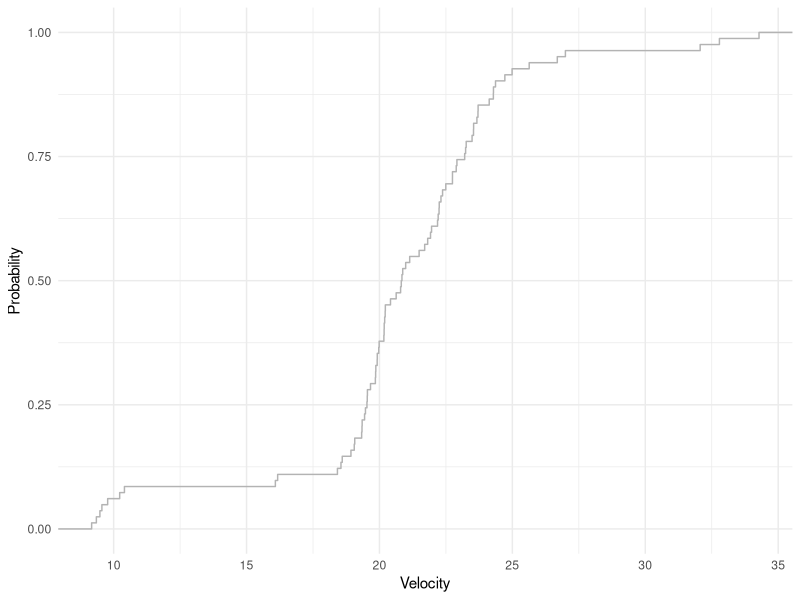
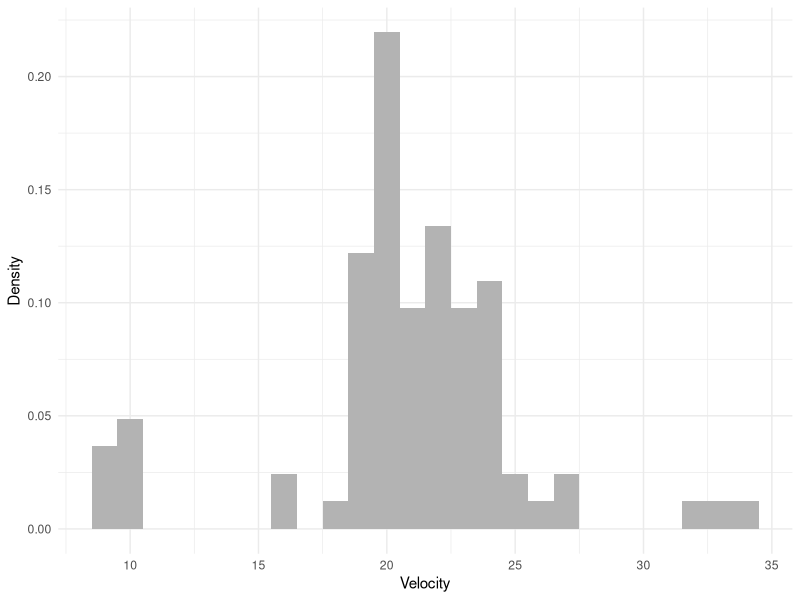
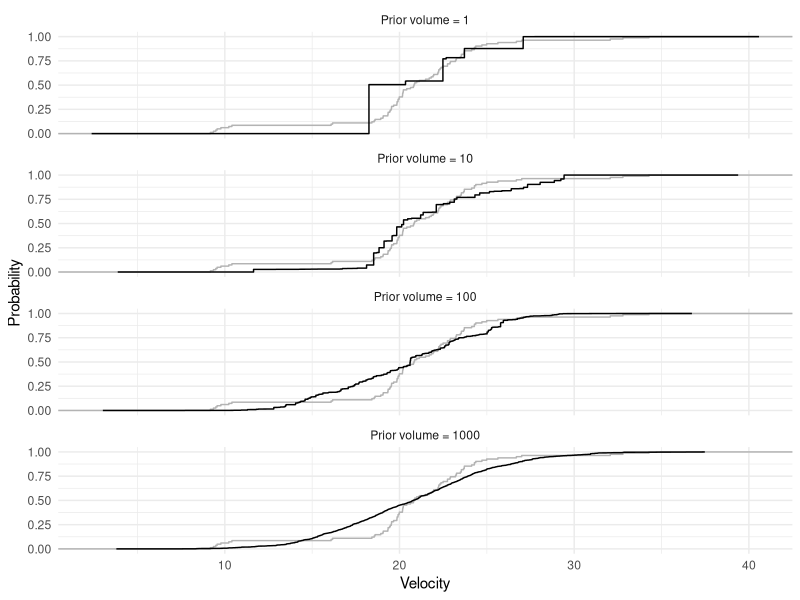
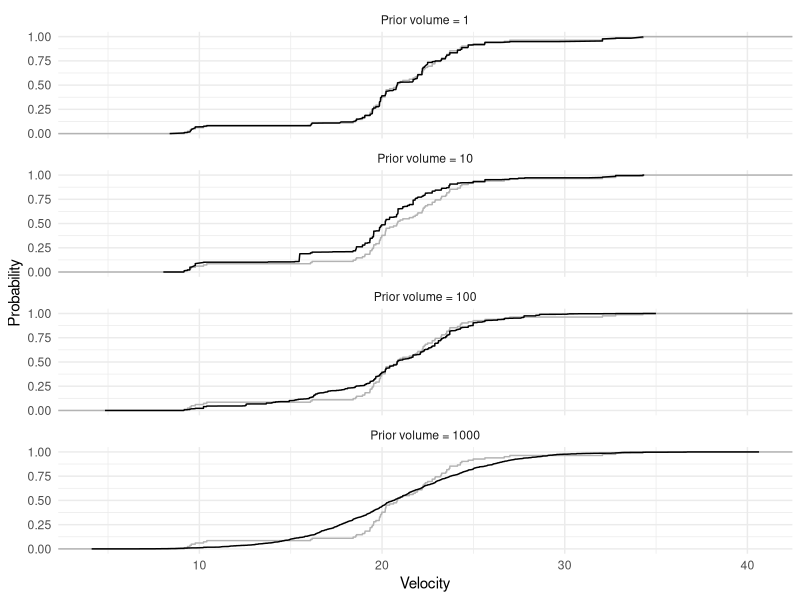
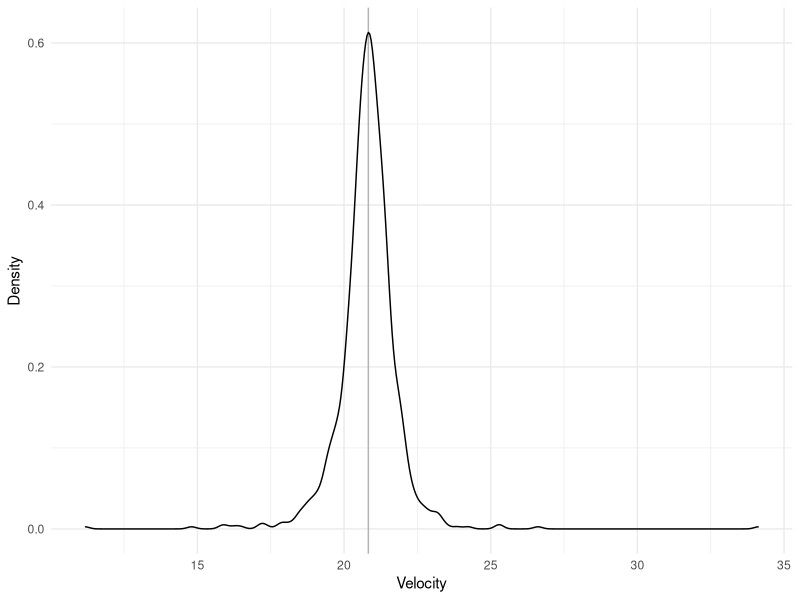
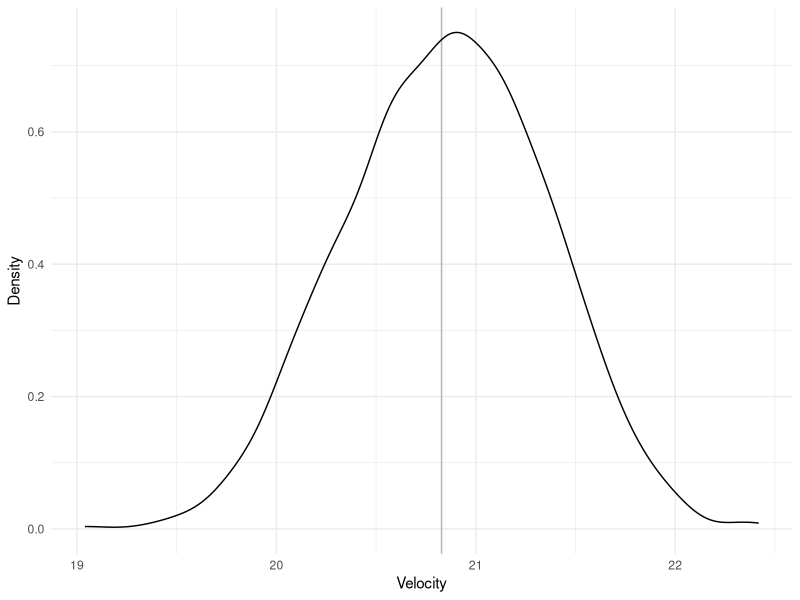
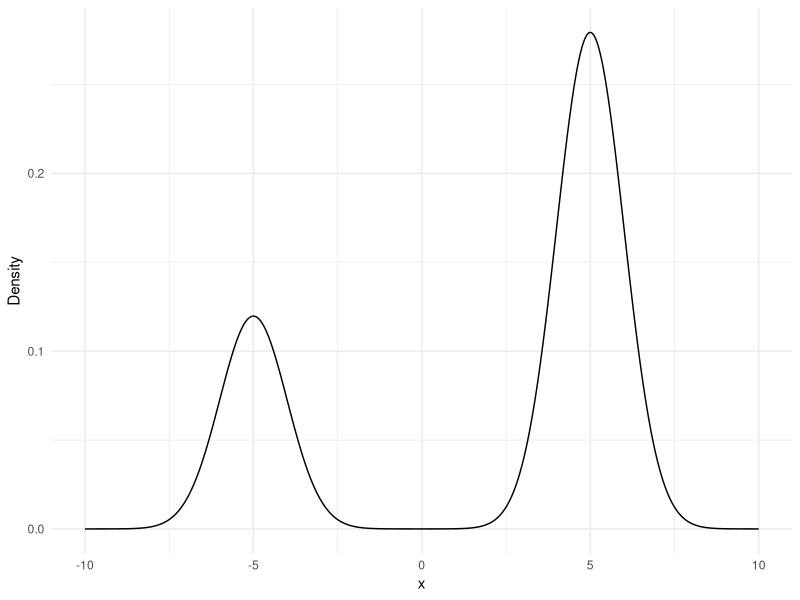
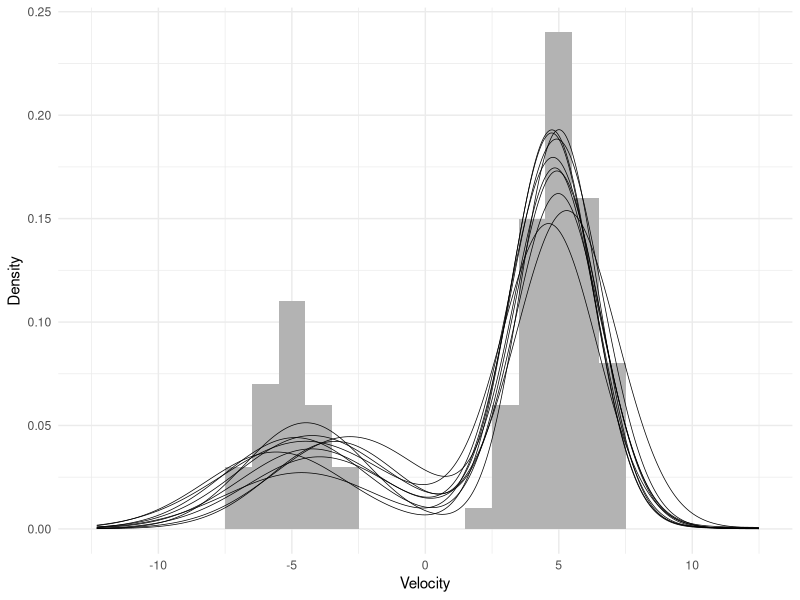

These figures' R source, in order:
## ---- chunk 1
library(MASS)
library(tidyverse)

theme_set(theme_minimal())
## ---- chunk 2
geom_reference <- function(data, type = 'cdf', binwidth = 1) {
  if (type == 'cdf') {
    stat_ecdf(data = data,
              mapping = aes(x),
              color = 'gray70')
  } else if (type == 'pdf') {
    geom_density(data = data,
                 mapping = aes(x),
                 color = 'gray70')
  } else if (type == 'histogram') {
    geom_histogram(data = data,
                   mapping = aes(x, y = ..count.. / sum(..count..)),
                   binwidth = binwidth,
                   fill = 'gray70')
  }
}
## ---- chunk 3
data <- tibble(x = galaxies / 1000)
## ---- chunk 4
ggplot() +
  geom_reference(data) +
  labs(x = 'Velocity', y = 'Probability')
## ---- chunk 5
ggplot() +
  geom_reference(data, type = 'histogram') +
  labs(x = 'Velocity', y = 'Density')
## ---- chunk 6
stick_break <- function(l, alpha, beta) {
  q <- rbeta(l, shape1 = alpha, shape2 = beta)
  q <- c(head(q, -1), 1)
  list(p = q * c(1, cumprod(1 - head(q, -1))), q = q)
}

nu_prior <- function(lambda = 1, mu0 = 0, sigma0 = 1) {
  sample_P0 <- function(l) rnorm(l, mean = mu0, sd = sigma0)
  list(sample_P0 = sample_P0, lambda = lambda)
}

nu_posterior <- function(x, lambda = 1, mu0 = 0, sigma0 = 1) {
  prior <- nu_prior(lambda = lambda, mu0 = mu0, sigma0 = sigma0)
  sample_P0 <- function(l) {
    i <- rbernoulli(l, p = lambda / (lambda + length(x)))
    i * prior$sample_P0(l) + (1 - i) * sample(x, l, replace = TRUE)
  }
  list(sample_P0 = sample_P0, lambda = lambda + length(x))
}

sample_DP <- function(l, nu) {
  x <- nu$sample_P0(l)
  p <- stick_break(l, 1, nu$lambda)$p
  tibble(x = x, p = p)
}

plot_distribution <- function(sample, reference) {
  sample <- sample %>%
    arrange(x) %>%
    mutate(p = cumsum(p))
  ggplot() +
    geom_reference(reference) +
    geom_line(data = sample, mapping = aes(x, p)) +
    labs(x = 'Velocity', y = 'Probability')
}
## ---- chunk 7
set.seed(42)

tibble(lambda = c(1, 10, 100, 1000)) %>%
  mutate(data = map(lambda, ~ sample_DP(l = 10000,
                                        nu = nu_prior(lambda = .x,
                                                      mu0 = mean(data$x),
                                                      sigma0 = sd(data$x))))) %>%
  unnest(data) %>%
  mutate(lambda = str_c('Prior volume = ', lambda)) %>%
  group_by(lambda) %>%
  plot_distribution(data) +
  facet_wrap(vars(lambda), ncol = 1)
## ---- chunk 8
set.seed(42)

tibble(lambda = c(1, 10, 100, 1000)) %>%
  mutate(data = map(lambda, ~ sample_DP(l = 10000,
                                        nu = nu_posterior(data$x,
                                                          lambda = .x,
                                                          mu0 = mean(data$x),
                                                          sigma0 = sd(data$x))))) %>%
  unnest(data) %>%
  mutate(lambda = str_c('Prior volume = ', lambda)) %>%
  group_by(lambda) %>%
  plot_distribution(data) +
  facet_wrap(vars(lambda), ncol = 1)
## ---- chunk 9
sample_P0_prior <- function(l, mu0 = 0, kappa0 = 3, nu0 = 3, sigma0 = 1) {
  sigma <- sqrt((nu0 * sigma0^2) / rchisq(l, nu0))
  mu <- rnorm(l, mu0, sigma / sqrt(kappa0))
  tibble(mu = mu, sigma = sigma)
}

sample_P0_posterior <- function(l, x, mu0 = mean(x), kappa0 = 3, nu0 = 3, sigma0 = sd(x)) {
  n1 <- length(x)
  if (n1 == 0) {
    mu1 <- 0
    ss1 <- 0
  } else {
    mu1 <- mean(x)
    ss1 <- sum((x - mu1)^2)
  }
  sample_P0_prior(
    l = l,
    mu0 = kappa0 / (kappa0 + n1) * mu0 + n1 / (kappa0 + n1) * mu1,
    kappa0 = kappa0 + n1,
    nu0 = nu0 + n1,
    sigma0 = sqrt((nu0 * sigma0^2 + ss1 + kappa0 * n1 / (kappa0 + n1) * (mu1 - mu0)^2) / (nu0 + n1))
  )
}

sample_Plambda_prior <- function(l, alpha0 = 2, beta0 = 0.1) {
  rgamma(l, alpha0, beta0)
}

sample_Plambda_posterior <- function(l, q, alpha0 = 2, beta0 = 0.1) {
  sample_Plambda_prior(
    l = l,
    alpha0 = alpha0 + length(q) - 1,
    beta0 = beta0 - sum(log(head(q, -1)))
  )
}

evaluate_Px <- function(x, theta) {
  dnorm(x, theta$mu, sqrt(theta$sigma))
}

evaluate_Pm_ <- function(draw, grid, type = 'cdf') {
  if (type == 'cdf') {
    method <- pnorm
  } else if (type == 'pdf') {
    method <- dnorm
  } else if (type == 'histogram') {
    method <- dnorm
  }
  bind_cols(draw$theta, tibble(p = draw$stick$p)) %>%
    mutate(.component = row_number()) %>%
    select(.component, everything()) %>%
    mutate(data = map2(mu, sigma, function(mu, sigma) {
                                  tibble(x = grid,
                                         y = method(grid, mu, sigma))
                                  })) %>%
    unnest(data) %>%
    group_by(x) %>%
    summarize(y = sum(p * y), .groups = 'drop')
}

evaluate_Pm <- function(draws, grid, ...) {
  process <- function(i) {
    evaluate_Pm_(draws[[i]], grid, ...) %>%
      mutate(.draw = i) %>%
      select(.draw, everything())
  }
  sapply(1:length(draws), process, simplify = FALSE) %>%
    bind_rows()
}

count_subjects <- function(m, k) {
  n <- rep(0, m)
  k <- as.data.frame(table(k))
  n[as.numeric(levels(k[ , 1]))[k[ , 1]]] <- k[ , 2]
  n
}

update_k <- function(x, state) {
  m <- length(state$stick$p)
  n <- length(x)
  x <- rep(x, each = m)
  theta <- state$theta %>% slice(rep(1:m, n))
  p <- matrix(evaluate_Px(x, theta), nrow = m, ncol = n)
  p <- sweep(p, 1, state$stick$p, `*`)
  p <- sweep(p, 2, colSums(p), `/`)
  apply(p, 2, function(p) sample(1:m, 1, prob = p))
}

update_stick <- function(x, state) {
  m <- length(state$stick$p)
  n <- count_subjects(m, state$k)
  alpha <- 1 + n
  beta <- state$lambda + sum(n) - cumsum(n)
  stick_break(m, alpha, beta)
}

update_theta <- function(x, state, ...) {
  m <- length(state$stick$p)
  sapply(1:m, function(i) sample_P0_posterior(1, x[state$k == i], ...),
         simplify = FALSE) %>%
    bind_rows()
}

update_lambda <- function(x, state, ...) {
  sample_Plambda_posterior(1, state$stick$q, ...)
}

sample_DPM <- function(x, m, l,
                       mu0_x = mean(x),
                       sigma0_x = sd(x),
                       sigma0_lambda = 10,
                       n0 = 3) {
  theta_prior <- list(
    mu0 = mu0_x,
    kappa0 = n0,
    nu0 = n0,
    sigma0 = sigma0_x
  )
  lambda_prior <- list(
    alpha0 = n0,
    beta0 = sqrt(n0) / sigma0_lambda
  )
  state <- list(
    k = sample(1:m, length(x), replace = TRUE),
    stick = stick_break(m, 1, 1),
    theta = do.call(sample_P0_prior, c(list(m), theta_prior)),
    lambda = 1
  )
  draws <- vector('list', l)
  for(i in 1:l) {
    state$k <- update_k(x, state)
    state$stick <- update_stick(x, state)
    state$theta <- do.call(update_theta, c(list(x, state), theta_prior))
    state$lambda <- do.call(update_lambda, c(list(x, state), lambda_prior))
    draws[[i]] <- state
  }
  draws
}

check_predictive <- function(draws, reference, size = 1000, type = 'cdf', ...) {
  grid <- seq(min(reference$x) - 5, to = max(reference$x) + 5, length.out = size)
  sample <- evaluate_Pm(draws, grid, type = type)
  ggplot() +
    geom_reference(reference, type = type, ...) +
    geom_line(data = sample, mapping = aes(x, y, group = .draw), size = 0.25) +
    labs(x = 'Velocity', y = 'Density')
}

summarize_inference <- function(draws, reference, size = 1000, type = 'cdf', ...) {
  grid <- seq(min(reference$x) - 5, to = max(reference$x) + 5, length.out = size)
  sample <- evaluate_Pm(draws, grid, type = type) %>%
    group_by(x) %>%
    summarize(y_mean = mean(y), .groups = 'drop')
  ggplot() +
    geom_reference(reference, type = type, ...) +
    geom_line(data = sample, mapping = aes(x, y_mean), size = 0.25) +
    labs(x = 'Velocity', y = 'Density')
}
## ---- chunk 10
set.seed(42)

sample_P0_prior(1000, mu0 = mean(data$x)) %>%
  ggplot() +
  geom_vline(xintercept = mean(data$x), color = 'gray70') +
  geom_density(aes(mu)) +
  labs(x = 'Velocity', y = 'Density')
## ---- chunk 11
set.seed(42)

sample_P0_posterior(1000, data$x) %>%
  ggplot() +
  geom_vline(xintercept = mean(data$x), color = 'gray70') +
  geom_density(aes(mu)) +
  labs(x = 'Velocity', y = 'Density')
## ---- chunk 12
data0 <- tibble(i = rbinom(100, 1, 0.3)) %>%
  mutate(x = i * rnorm(n(), -5, 1) + (1 - i) * rnorm(n(), 5, 1))

evaluate_Pm_(list(stick = list(p = c(0.3, 0.7)),
                  theta = tibble(mu = c(-5, 5), sigma = c(1, 1))),
             seq(-10, to = 10, length.out = 1000),
             type = 'pdf') %>%
  ggplot(aes(x, y)) +
  geom_line() +
  labs(y = 'Density')
## ---- chunk 13
set.seed(42)

draws <- sample_DPM(data0$x, 25, 1000)
check_predictive(sample(tail(draws, length(draws) / 2), 10), data0,
                 type = 'histogram')
## ---- chunk 14
set.seed(42)

draws <- sample_DPM(data$x, 25, 1000)
check_predictive(sample(tail(draws, length(draws) / 2), 10), data,
                 type = 'histogram')
## ---- chunk 15
tibble(value = sapply(draws, function(draw) length(unique(draw$k)))) %>%
  mutate(draw = row_number()) %>%
  ggplot(aes(draw, value)) +
  geom_line(size = 0.1) +
  labs(x = 'Iteration', y = 'Position')
## ---- chunk 16
summarize_inference(tail(draws, length(draws) / 2), data,
                    type = 'histogram')
